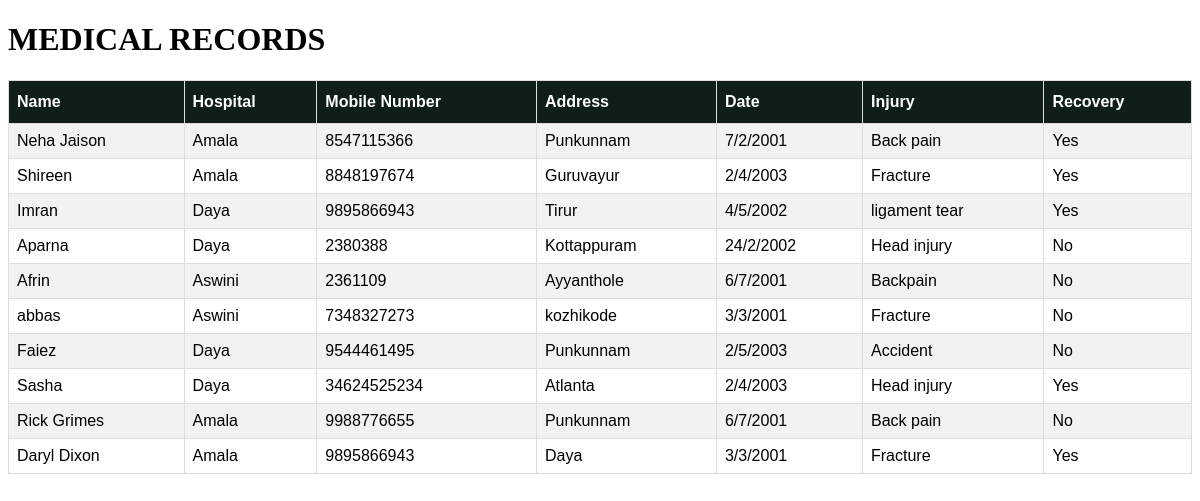
Page /medrec/ on the committed database.
### crimeapp/models.py (models this page shows)
class medicalrecords(models.Model):
    user=models.CharField(max_length=200,null=True)
    hospital=models.CharField(max_length=200,null=True)
    mob=models.CharField(max_length=20,null=True)
    address=models.CharField(max_length=200,null=True)
    date=models.CharField(max_length=20,null=True)
    injury=models.CharField(max_length=200,null=True)
    recovery=models.CharField(max_length=200,null=True)

### crimeapp/views.py (the view)
# urls.py: path('medrec/',views.MedicalRecords_view,name="medrec"),
def MedicalRecords_view(request):
    md=medicalrecords.objects.all()
    mydict={
        "data":md
    }
    return render(request, "medrec.html",context=mydict)

### crimeapp/templates/medrec.html (shortened to what this page needs)
<!DOCTYPE html>
<html>
<head>
</head>
<body>
<h1>MEDICAL RECORDS</h1>
<table id="customers">
  <tr>
    <th>Name</th>
    <th>Hospital</th>
    <th>Mobile Number</th>
    <th>Address</th>
    <th>Date</th>
    <th>Injury</th>
    <th>Recovery</th>
  </tr>
  {% for al in data %}
  <tr>
    <td>{{al.user}}</td>
    <td>{{al.hospital}}</td>
    <td>{{al.mob}}</td>
    <td>{{al.address}}</td>
    <td>{{al.date}}</td>
    <td>{{al.injury}}</td>
    <td>{{al.recovery}}</td>
  </tr>
  {% endfor %}
</table>
</body>
</html>

### crimeapp/templates/medrec.html (style rules this page uses)
#customers { font-family: Arial, Helvetica, sans-serif; border-collapse: collapse; width: 100%; }
#customers td, #customers th { border: 1px solid #ddd; padding: 8px; }
#customers tr:nth-child(even) { background-color: #f2f2f2; }
#customers th { padding-top: 12px; padding-bottom: 12px; text-align: left; background-color: #101e19; color: white; }

### rows in the picture
medicalrecords: user "Neha Jaison", hospital "Amala", mob "8547115366", address "Punkunnam", date "7/2/2001", injury "Back pain", recovery "Yes"
medicalrecords: user "Shireen", hospital "Amala", mob "8848197674", address "Guruvayur", date "2/4/2003", injury "Fracture", recovery "Yes"
medicalrecords: user "Imran", hospital "Daya", mob "9895866943", address "Tirur", date "4/5/2002", injury "ligament tear", recovery "Yes"
medicalrecords: user "Aparna", hospital "Daya", mob "2380388", address "Kottappuram", date "24/2/2002", injury "Head injury", recovery "No"
medicalrecords: user "Afrin", hospital "Aswini", mob "2361109", address "Ayyanthole", date "6/7/2001", injury "Backpain", recovery "No"
medicalrecords: user "abbas", hospital "Aswini", mob "7348327273", address "kozhikode", date "3/3/2001", injury "Fracture", recovery "No"
medicalrecords: user "Faiez", hospital "Daya", mob "9544461495", address "Punkunnam", date "2/5/2003", injury "Accident", recovery "No"
medicalrecords: user "Sasha", hospital "Daya", mob "34624525234", address "Atlanta", date "2/4/2003", injury "Head injury", recovery "Yes"
medicalrecords: user "Rick Grimes", hospital "Amala", mob "9988776655", address "Punkunnam", date "6/7/2001", injury "Back pain", recovery "No"
medicalrecords: user "Daryl Dixon", hospital "Amala", mob "9895866943", address "Daya", date "3/3/2001", injury "Fracture", recovery "Yes"
